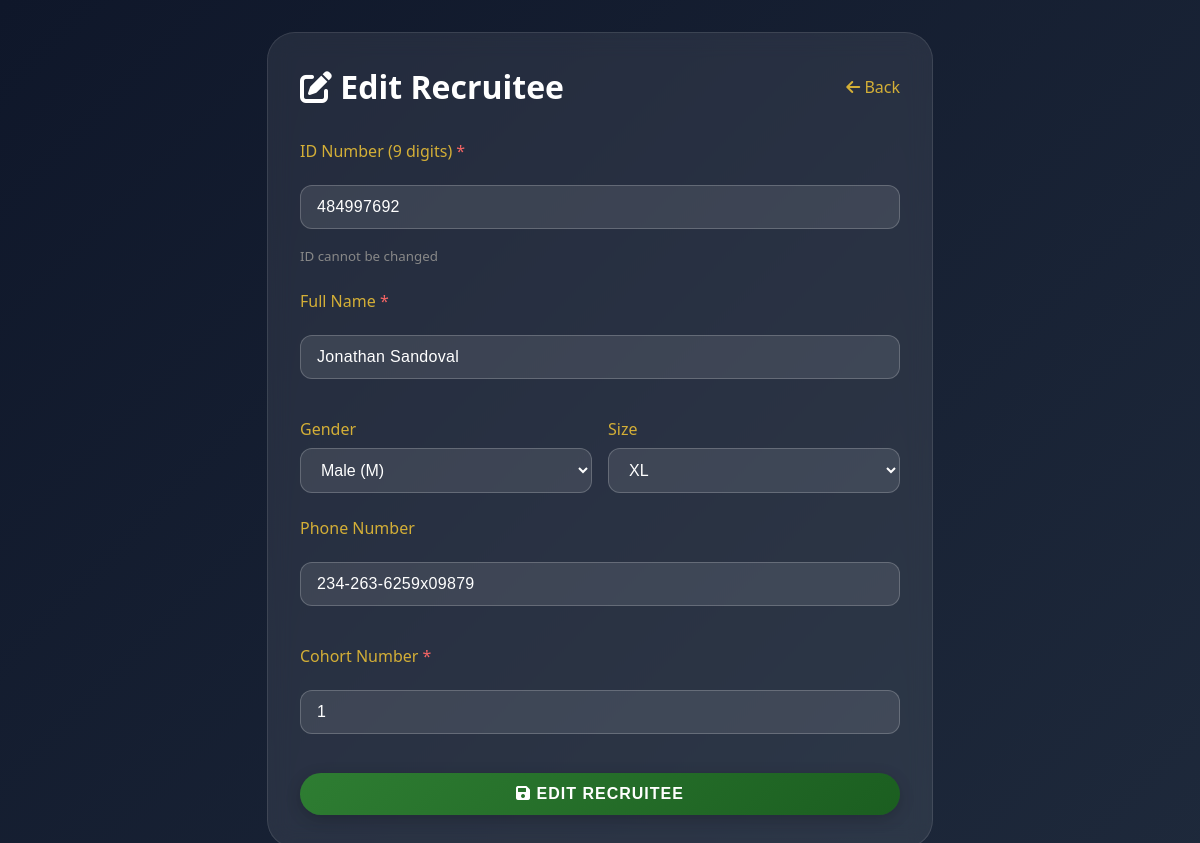
/admin/database/edit/484997692 (signed in), run on the app's committed database.
### tables this page shows
CREATE TABLE recruitees (
            id_number TEXT PRIMARY KEY,  
            name TEXT,                     
            gender TEXT,             
            size TEXT,                  
            phone_number TEXT,             
            cohort_number INTEGER          
        );

### routes.py (the view, shortened to what this page needs)
    @app.route('/admin/database/edit/<id_number>', methods=['GET', 'POST'])
    @admin_required
    def admin_edit_recruitee(id_number):
        from models import get_recruitee_by_id, update_recruitee
        recruitee = get_recruitee_by_id(id_number)
        if not recruitee:
            flash('Recruitee not found.', 'error')
            return redirect(url_for('admin_database'))
        return render_template('admin_database_form.html', action='Edit', recruitee=recruitee)

### app.py (called while the page is built)
@login_manager.user_loader
def load_user(user_id):
    from models import get_db_connection
    conn = get_db_connection()
    cursor = conn.cursor()
    cursor.execute("SELECT id, username, role FROM users WHERE id = ?", (user_id,))
    user = cursor.fetchone()
    conn.close()
    if user:
        return User(user['id'], user['username'], user['role'])
    return None

### auth.py (called while the page is built)
def role_required(*roles):
    def decorator(f):
        @wraps(f)
        def decorated_function(*args, **kwargs):
            if not current_user.is_authenticated:
                flash('Please log in to access this page.', 'error')
                return redirect(url_for('login'))
            if current_user.role not in roles:
                flash('You do not have permission to access this page.', 'error')
                return abort(403)
            return f(*args, **kwargs)
        return decorated_function
    return decorator

### models.py (called while the page is built)
def get_db_connection():
    conn = sqlite3.connect(DATABASE_PATH)
    conn.row_factory = sqlite3.Row
    return conn

def get_recruitee_by_id(id_number):
    conn = get_db_connection()
    cursor = conn.cursor()
    cursor.execute("SELECT * FROM recruitees WHERE id_number = ?", (id_number,))
    row = cursor.fetchone()
    conn.close()
    return row

### templates/admin_database_form.html (shortened to what this page needs)
<!DOCTYPE html>
<html lang="en">
<head>
    <link rel="stylesheet" href="/static/css/style.css">
    <link rel="stylesheet" href="/static/css/admin_database_form.css">
    <link rel="stylesheet" href="https://cdnjs.cloudflare.com/ajax/libs/font-awesome/6.0.0-beta3/css/all.min.css">
</head>
<body class="admin-page">
    <div class="form-container">
        <div class="form-header">
            <h1><i class="fas fa-{{ 'edit' if action == 'Edit' else 'plus' }}"></i> {{ action }} Recruitee</h1>
            <a href="/admin/database" class="back-link"><i class="fas fa-arrow-left"></i> Back</a>
        </div>
        <form method="POST">
            <div class="form-group">
                <label class="required">ID Number (9 digits)</label>
                <input type="text" name="id_number" value="{{ recruitee.id_number if recruitee else '' }}" {% if action == 'Edit' %}readonly{% endif %} required>
                {% if action == 'Edit' %}<small style="color: #888;">ID cannot be changed</small>{% endif %}
            </div>
            <div class="form-group">
                <label class="required">Full Name</label>
                <input type="text" name="name" value="{{ recruitee.name if recruitee else '' }}" required>
            </div>
            <div class="form-row">
                <div class="form-group">
                    <label>Gender</label>
                    <select name="gender">
                        <option value="M" {% if recruitee and recruitee.gender == 'M' %}selected{% endif %}>Male (M)</option>
                    </select>
                </div>
                <div class="form-group">
                    <label>Size</label>
                    <select name="size">
                        <option value="XL" {% if recruitee and recruitee.size == 'XL' %}selected{% endif %}>XL</option>
                    </select>
                </div>
            </div>
            <div class="form-group">
                <label>Phone Number</label>
                <input type="tel" name="phone" value="{{ recruitee.phone_number if recruitee else '' }}" placeholder="e.g., 0712345678">
            </div>
            <div class="form-group">
                <label class="required">Cohort Number</label>
                <input type="number" name="cohort" value="{{ recruitee.cohort_number if recruitee else '' }}" min="1" max="99" required>
            </div>
            <button type="submit"><i class="fas fa-save"></i> {{ action }} Recruitee</button>
        </form>
    </div>
</body>
</html>

### static/css/style.css (style rules this page uses)
body { font-family: 'Segoe UI', Tahoma, Geneva, Verdana, sans-serif; margin: 0; padding: 0; min-height: 100vh; background: linear-gradient(rgba(0, 0, 0, 0.65), rgba(0, 0, 0, 0.65)), url('https://images.unsplash.com/photo-1582555172866-f73bb12a2ab3?ixlib=rb-4.0.3&auto=format&fit=crop&w=2070&q=80'); background-size: cover; background-position: center center; background-attachment: fixed; }
body { padding-top: 0; }
h1 { color: #333; margin-bottom: 0.5rem; }
input { width: 80%; padding: 10px; margin: 10px 0; border: 1px solid #ccc; border-radius: 4px; font-size: 16px; }
button { background: #007bff; color: white; border: none; padding: 10px 20px; border-radius: 4px; cursor: pointer; font-size: 16px; }
input { width: 100%; padding: 14px 18px; margin: 15px 0; background: rgba(255, 255, 255, 0.1); border: 1px solid rgba(255, 255, 255, 0.2); border-radius: 60px; font-size: 1rem; color: white; transition: all 0.3s ease; box-sizing: border-box; }
input::placeholder { color: rgba(255, 255, 255, 0.5); font-weight: 300; letter-spacing: 0.5px; }
button { background: linear-gradient(135deg, #4ecdc4, #44a08d); border: none; padding: 14px 28px; border-radius: 60px; color: white; font-weight: bold; font-size: 1rem; cursor: pointer; transition: all 0.2s ease; width: 100%; text-transform: uppercase; letter-spacing: 1px; box-shadow: 0 4px 15px rgba(0,0,0,0.2); position: relative; overflow: hidden; }
button::before { content: ''; position: absolute; top: 0; left: -100%; width: 100%; height: 100%; background: linear-gradient(90deg, transparent, rgba(255,255,255,0.3), transparent); transition: left 0.5s ease; }
input { width: 100%; padding: 16px 20px; background: rgba(255, 255, 255, 0.1); border: 1px solid rgba(255, 255, 255, 0.2); border-radius: 60px; font-size: 1rem; color: white; transition: all 0.25s ease; box-sizing: border-box; font-weight: 400; letter-spacing: 0.3px; }
input::placeholder { color: rgba(255, 255, 255, 0.4); font-weight: 300; transition: color 0.2s; }

### static/css/admin_database_form.css (style rules this page uses)
.admin-page { background: linear-gradient(135deg, #0f172a 0%, #1e293b 100%); min-height: 100vh; padding: 2rem; font-family: 'Segoe UI', system-ui, sans-serif; }
.form-container { max-width: 600px; margin: 0 auto; background: rgba(255,255,255,0.08); backdrop-filter: blur(12px); border-radius: 28px; padding: 2rem; border: 1px solid rgba(255,255,255,0.1); }
.form-header { display: flex; justify-content: space-between; align-items: center; margin-bottom: 2rem; }
.form-header h1 { color: white; margin: 0; }
.back-link { color: #D4AF37; text-decoration: none; }
.form-group { margin-bottom: 1.5rem; }
label { display: block; color: #D4AF37; margin-bottom: 0.5rem; font-weight: 500; }
input, select { width: 100%; padding: 12px 16px; background: rgba(255,255,255,0.1); border: 1px solid rgba(255,255,255,0.2); border-radius: 12px; color: white; font-size: 1rem; box-sizing: border-box; }
.form-row { display: flex; gap: 1rem; flex-wrap: wrap; }
.form-row .form-group { flex: 1; }
button { background: linear-gradient(135deg, #2E7D32, #1B5E20); border: none; padding: 12px 24px; border-radius: 40px; color: white; font-weight: bold; cursor: pointer; width: 100%; font-size: 1rem; transition: all 0.2s; }
.required:after { content: " *"; color: #f56565; }

### data on the page
recruitees: id_number "484997692", name "Jonathan Sandoval", gender "Male (M)", size "XL", phone "234-263-6259x09879", cohort "1"

### other printed values
{{ action }} "Edit"
{{ action }} "EDIT"
